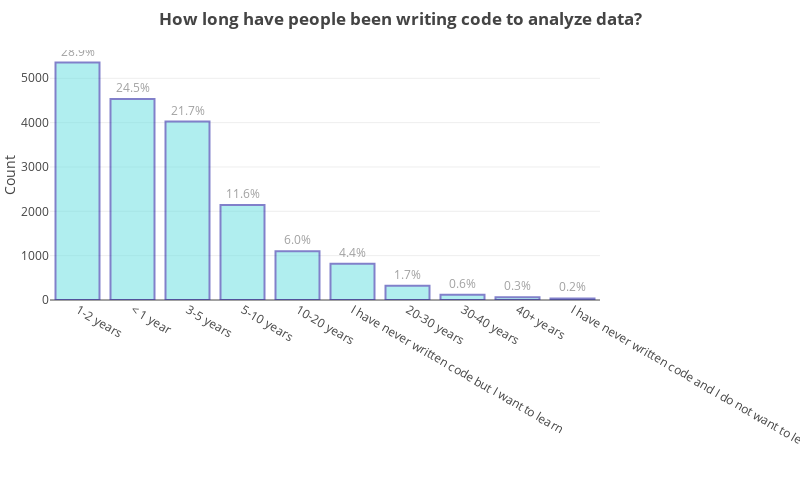

Notebook cell for this chart:
### Markdown cell above
<a id="data-analysis"></a>

## 4.17 Writing code to do data analysis?

Q24. How long have you been writing code to analyze data?

### Code cell
# Selcting the columns of interest
eda_df = multiChoiceResp[['Q6', 'Q23', 'Q24']][1:].dropna()

# Get the value counts
eda_df_counts = eda_df['Q24'].value_counts()

# Perecntage values
eda_df_pct = (round(eda_df['Q24'].value_counts(normalize=True)*100,1)).values
eda_df_pct = [str(x)+'%' for x in eda_df_pct]

# Visualize
trace0 = go.Bar(
                y=eda_df_counts.values,
                x=eda_df_counts.index,
                orientation='v',
                text = eda_df_pct,
                textposition = 'outside',
                marker=dict(
                color='rgb(100,223,225)',
                line=dict(color='rgb(5,4,150)',width=2.0,
                         )),
                opacity=0.5
               )

layout = go.Layout(title='<b>How long have people been writing code to analyze data?</b>',
                  autosize=False,
                  width=800,
                  height=500,
                  margin=go.layout.Margin(
                                        l=50,
                                        r=200,
                                        b=200,
                                        t=50,),
                  yaxis=dict(title='Count'),
                
                )

fig = go.Figure(data=[trace0], 
                layout=layout)
iplot(fig, filename='eda_df-hover-bar', show_link=False)

### Figure 1 — Plotly figure (JSON) as saved in the notebook; plotly's stock layout.template omitted (floating-point values rounded to 4 significant figures)
{"data": [{"marker": {"color": "rgb(100,223,225)", "line": {"color": "rgb(5,4,150)", "width": 2}}, "opacity": 0.5, "orientation": "v", "text": ["28.9%", "24.5%", "21.7%", "11.6%", "6.0%", "4.4%", "1.7%", "0.6%", "0.3%", "0.2%"], "textposition": "outside", "type": "bar", "uid": "3416daf3-78fb-4634-8990-4bef1dadf0d5", "x": ["1-2 years", "< 1 year", "3-5 years", "5-10 years", "10-20 years", "I have never written code but I want to learn", "20-30 years", "30-40 years", "40+ years", "I have never written code and I do not want to learn"], "y": [5356, 4535, 4023, 2145, 1102, 820, 321, 117, 62, 35]}], "layout": {"autosize": false, "height": 500, "margin": {"b": 200, "l": 50, "r": 200, "t": 50}, "title": "<b>How long have people been writing code to analyze data?</b>", "width": 800, "yaxis": {"title": "Count"}}}
